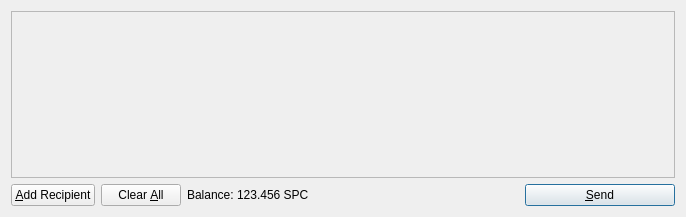
<?xml version="1.0" encoding="UTF-8"?>
<ui version="4.0">
 <class>SendCoinsDialog</class>
 <widget class="QDialog" name="SendCoinsDialog">
  <property name="geometry">
   <rect>
    <x>0</x>
    <y>0</y>
    <width>686</width>
    <height>217</height>
   </rect>
  </property>
  <property name="windowTitle">
   <string>Send Coins</string>
  </property>
  <layout class="QVBoxLayout" name="verticalLayout">
   <item>
    <widget class="QScrollArea" name="scrollArea">
     <property name="widgetResizable">
      <bool>true</bool>
     </property>
     <widget class="QWidget" name="scrollAreaWidgetContents">
      <property name="geometry">
       <rect>
        <x>0</x>
        <y>0</y>
        <width>666</width>
        <height>165</height>
       </rect>
      </property>
      <layout class="QVBoxLayout" name="verticalLayout_2">
       <property name="margin">
        <number>0</number>
       </property>
       <item>
        <layout class="QVBoxLayout" name="entries">
         <property name="spacing">
          <number>6</number>
         </property>
        </layout>
       </item>
       <item>
        <spacer name="verticalSpacer">
         <property name="orientation">
          <enum>Qt::Vertical</enum>
         </property>
         <property name="sizeHint" stdset="0">
          <size>
           <width>20</width>
           <height>40</height>
          </size>
         </property>
        </spacer>
       </item>
      </layout>
     </widget>
    </widget>
   </item>
   <item>
    <layout class="QHBoxLayout" name="horizontalLayout">
     <item>
      <widget class="QPushButton" name="addButton">
       <property name="toolTip">
        <string>Send to multiple recipients at once</string>
       </property>
       <property name="text">
        <string>&amp;Add Recipient</string>
       </property>
       <property name="icon">
        <iconset resource="../bitcoin.qrc">
         <normaloff>:/icons/add</normaloff>:/icons/add</iconset>
       </property>
       <property name="autoDefault">
        <bool>false</bool>
       </property>
      </widget>
     </item>
     <item>
      <widget class="QPushButton" name="clearButton">
       <property name="sizePolicy">
        <sizepolicy hsizetype="Minimum" vsizetype="Fixed">
         <horstretch>0</horstretch>
         <verstretch>0</verstretch>
        </sizepolicy>
       </property>
       <property name="toolTip">
        <string>Remove all transaction fields</string>
       </property>
       <property name="text">
        <string>Clear &amp;All</string>
       </property>
       <property name="icon">
        <iconset resource="../bitcoin.qrc">
         <normaloff>:/icons/remove</normaloff>:/icons/remove</iconset>
       </property>
       <property name="autoRepeatDelay">
        <number>300</number>
       </property>
       <property name="autoDefault">
        <bool>false</bool>
       </property>
      </widget>
     </item>
     <item>
      <layout class="QHBoxLayout" name="horizontalLayout_2">
       <property name="spacing">
        <number>3</number>
       </property>
       <item>
        <widget class="QLabel" name="label">
         <property name="text">
          <string>Balance:</string>
         </property>
        </widget>
       </item>
       <item>
        <widget class="QLabel" name="labelBalance">
         <property name="cursor">
          <cursorShape>IBeamCursor</cursorShape>
         </property>
         <property name="text">
          <string>123.456 SPC</string>
         </property>
         <property name="textInteractionFlags">
          <set>Qt::LinksAccessibleByMouse|Qt::TextSelectableByKeyboard|Qt::TextSelectableByMouse</set>
         </property>
        </widget>
       </item>
      </layout>
     </item>
     <item>
      <spacer name="horizontalSpacer">
       <property name="orientation">
        <enum>Qt::Horizontal</enum>
       </property>
       <property name="sizeHint" stdset="0">
        <size>
         <width>40</width>
         <height>20</height>
        </size>
       </property>
      </spacer>
     </item>
     <item>
      <widget class="QPushButton" name="sendButton">
       <property name="minimumSize">
        <size>
         <width>150</width>
         <height>0</height>
        </size>
       </property>
       <property name="toolTip">
        <string>Confirm the send action</string>
       </property>
       <property name="text">
        <string>&amp;Send</string>
       </property>
       <property name="icon">
        <iconset resource="../bitcoin.qrc">
         <normaloff>:/icons/send</normaloff>:/icons/send</iconset>
       </property>
       <property name="default">
        <bool>true</bool>
       </property>
      </widget>
     </item>
    </layout>
   </item>
  </layout>
 </widget>
 <resources>
  <include location="../bitcoin.qrc"/>
 </resources>
 <connections/>
</ui>
